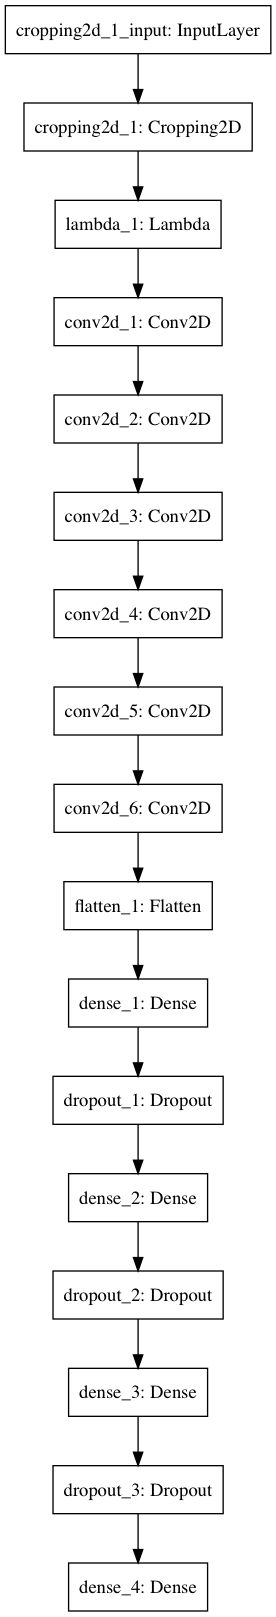

Generate this figure with Python:
import csv
import cv2
import numpy as np
import matplotlib.pyplot as plt
import sklearn
import keras

BATCH_SIZE = 128
EPOCHS=150
# We use the data provided by Udacity
DATA_PATH = './data/provided'
images_path = DATA_PATH + '/IMG/'
steering_correction = 0.25
samples = []
rows_dropped = 0
with open(DATA_PATH + '/driving_log.csv') as csvfile:
    reader = csv.reader(csvfile)
    next(reader) # Skip the header
    for row in reader:
        samples.append(row)


from sklearn.model_selection import train_test_split
# from the samples we use 20% for validation
train_samples, validation_samples = train_test_split(samples, test_size=0.2)

def loadImage(image_name, doFlip):
    image = cv2.imread(image_name, cv2.IMREAD_COLOR) # Return BGR
    if doFlip:
        image = cv2.flip(image, 1)
    # Convert to YUV
    image = cv2.cvtColor(image, cv2.COLOR_BGR2YUV)
    return image

def add_random_shadow(image):
    # image is in YUV
    top_y = 320*np.random.uniform()
    top_x = 0
    bottom_x = 160
    bottom_y = 320*np.random.uniform()
    shadow_mask = np.zeros(image.shape[:2])
    X_m = np.mgrid[0:image.shape[0],0:image.shape[1]][0]
    Y_m = np.mgrid[0:image.shape[0],0:image.shape[1]][1]

    shadow_mask[((X_m-top_x)*(bottom_y-top_y) -(bottom_x - top_x)*(Y_m-top_y) >=0)]=1
    #random_bright = .25+.7*np.random.uniform()
    if np.random.randint(2)==1:
        random_bright = .5
        cond1 = shadow_mask==1
        cond0 = shadow_mask==0
        if np.random.randint(2)==1:
            image[:,:,0][cond1] = image[:,:,0][cond1]*random_bright
        else:
            image[:,:,0][cond0] = image[:,:,0][cond0]*random_bright

    return image

def randomModification(image, angle):
    # Image is in YUV
    if np.random.randint(5) == 0:
        return image, angle
    # random blur
    image = cv2.GaussianBlur(image, (np.random.randint(2)*2+1,np.random.randint(2)*2+1), 0)
    # random brightness
    image[0,:,:] = np.clip(image[0,:,:] + np.random.randint(-30,30), 0, 255)
    # random shadow
    image = add_random_shadow(image)
    # add warp
    assert image.shape == (160, 320, 3)
    shift = np.random.randint(-20,20)
    height_shift = np.random.randint(-10,10)
    angle += shift*0.004
    angle = np.clip(angle, -1,1)
    h,w,ch = image.shape
    pts1 = np.float32([[20,0],[w-20,0],[20,h/2],[w-20,h/2]])
    pts2 = np.float32([[20+shift,0],[w-20+shift,0],[20+shift2,h/2+height_shift],[w-20+shift2,h/2+height_shift]])
    M = cv2.getPerspectiveTransform(pts1, pts2)
    image = cv2.warpPerspective(image,M,(w,h), borderMode=cv2.BORDER_REPLICATE)
    return image, angle

def generator(samples, batch_size=BATCH_SIZE, is_training=False):
    num_samples = len(samples)
    while 1:
        sklearn.utils.shuffle(samples)
        for offset in range(0, num_samples, batch_size):
            batch_samples = samples[offset:offset+batch_size]
            car_images = []
            steering_angles = []
            for batch_sample in batch_samples:
                img_center = loadImage(images_path + batch_sample[0].split('/')[-1], False)
                img_left = loadImage(images_path + batch_sample[1].split('/')[-1], False)
                img_right = loadImage(images_path + batch_sample[2].split('/')[-1], False)
                img_center_flipped = loadImage(images_path + batch_sample[0].split('/')[-1], True)
                img_left_flipped = loadImage(images_path + batch_sample[1].split('/')[-1], True)
                img_right_flipped = loadImage(images_path + batch_sample[2].split('/')[-1], True)

                steering_center = float(batch_sample[3])
                steering_left = steering_center + steering_correction
                steering_right = steering_center - steering_correction

                car_images.extend([img_center, img_left, img_right, img_center_flipped, img_left_flipped, img_right_flipped])
                steering_angles.extend([steering_center, steering_left, steering_right, -steering_center, -steering_left, -steering_right])
                if is_training:
                    img_shift, steering_shift = randomModification(img_center, steering_center)
                    car_images.extend([img_center, img_left, img_right, img_center_flipped, img_left_flipped, img_right_flipped, img_shift])
                    steering_angles.extend([steering_center, steering_left, steering_right, -steering_center, -steering_left, -steering_right, steering_shift])
                else :
                    car_images.extend([img_center])
                    steering_angles.extend([steering_center])

            X_train = np.array(car_images, dtype=np.float64)
            y_train = np.array(steering_angles)
            yield sklearn.utils.shuffle(X_train, y_train)

from keras.models import Sequential
from keras.layers import Flatten, Dense, Lambda, Cropping2D, Dropout, SpatialDropout2D, Activation
from keras.layers.convolutional import Convolution2D
from keras.layers.pooling import MaxPooling2D
from keras.optimizers import Adam
# from keras.utils import plot_model

train_generator = generator(train_samples, batch_size=BATCH_SIZE, is_training=True)
validation_generator = generator(validation_samples, batch_size=BATCH_SIZE, is_training=False)

model = Sequential()
model.add(Cropping2D(cropping=((55,25), (20, 20)), input_shape=(160,320,3)))
model.add(Lambda(lambda x: x/127.5-1.0))
model.add(Convolution2D(24, (5, 5), strides=(2,2), activation="relu"))
model.add(Convolution2D(36, (5, 5), strides=(2,2), activation="relu"))
model.add(Convolution2D(48, (5, 5), strides=(2,2), activation="relu"))
model.add(Convolution2D(64, (3, 3), activation="relu"))
model.add(Convolution2D(64, (3, 3), activation="relu"))
model.add(Convolution2D(64, (3, 3), activation="relu"))
model.add(Flatten())
model.add(Dense(100, activation="relu"))
model.add(Dropout(0.5))
model.add(Dense(50, activation="relu"))
model.add(Dropout(0.5))
model.add(Dense(20, activation="relu"))
model.add(Dropout(0.2))
model.add(Dense(1, activation="tanh", use_bias=False))

print(model.summary())
plot_model(model, to_file='model.png')

# Callback for Tensorboard visualization
tbCallBack = keras.callbacks.TensorBoard(
    log_dir='./log', histogram_freq=1, write_graph=True, write_images=True,
    embeddings_freq=1, embeddings_layer_names=None, embeddings_metadata=None)
# Saving the model when the validation loss get lower
checkpointCallback = keras.callbacks.ModelCheckpoint(
    'model.{epoch:02d}-{val_loss:.2f}.h5', monitor='val_loss', verbose=1,
    save_best_only=True, save_weights_only=False, mode='auto', period=1)
# Reduce the learning rate if validation loss is stuck
reduce_lr = keras.callbacks.ReduceLROnPlateau(
    monitor='val_loss', factor=0.2,
    patience=3, min_lr=0.0001)
# Stop if validation loss does not reduce
earlyStopCallBack = keras.callbacks.EarlyStopping(monitor='val_loss',
    min_delta=0.0005, patience=5, verbose=0, mode='auto')

model.compile(optimizer=Adam(lr=0.001), loss='mse')

history_object = model.fit_generator(train_generator, steps_per_epoch =
    len(train_samples) * 7 / BATCH_SIZE, validation_data =
    validation_generator,
    validation_steps = len(validation_samples) / BATCH_SIZE,
    epochs=EPOCHS, verbose=1,
    callbacks=[tbCallBack, checkpointCallback, reduce_lr, earlyStopCallBack])

model.save('model.h5')

exit()
